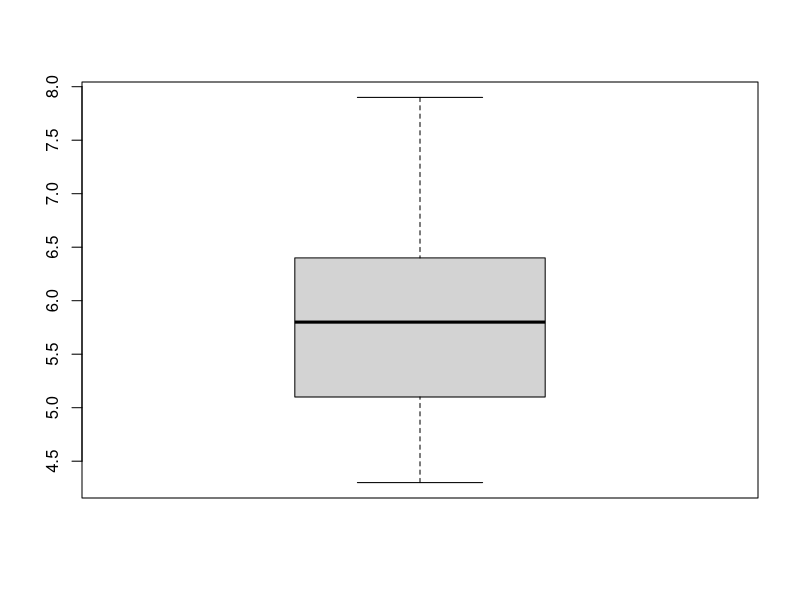
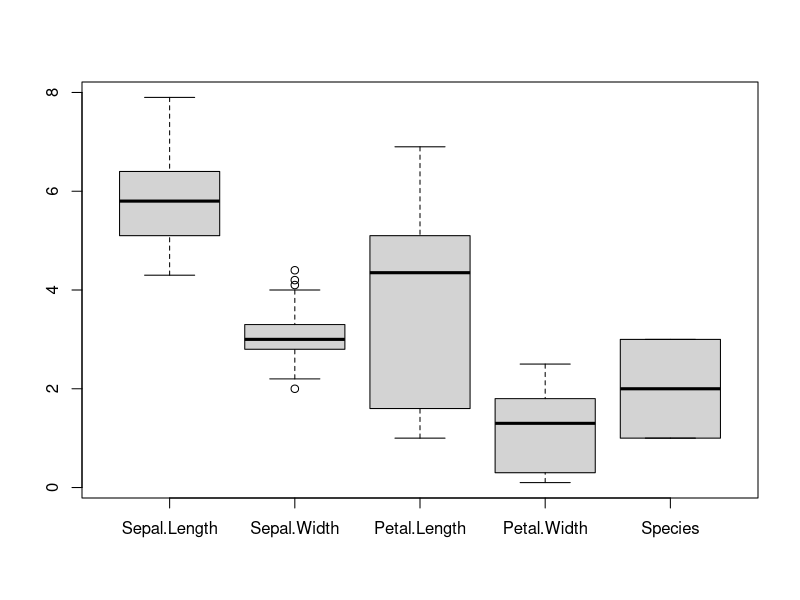
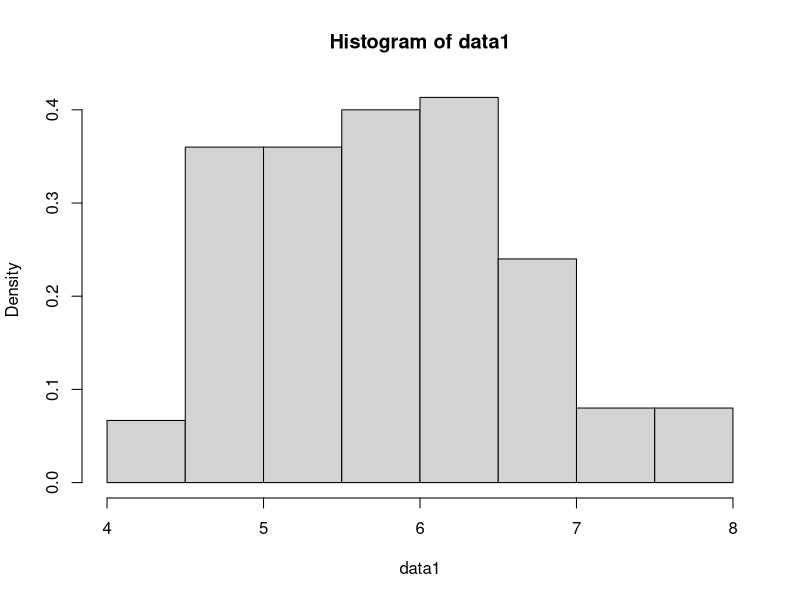
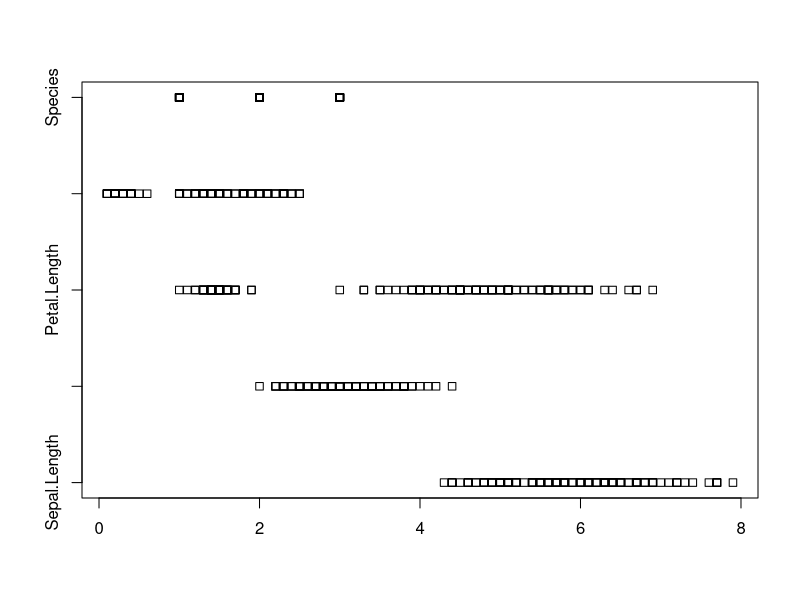

R code for these plots, in order:
#HW02
# Name：楊淯元
# ID：B05603043
# Subject：Compute and Plot data
# Date: 2/23, 2017

mydata<-iris
iris
iris[1,1]
iris[1, ]
iris[ ,1]
iris[1,2]
mydata
str(mydata)
summary(mydata)
head(mydata)
?str
mydata[mydata$Species=="setosa",1:3]
str(iris)
mydata[ ,5]=="setosa"
mydata[mydata[ ,5]=="virginica", ]
subset(mydata,Species=="setosa",select=Sepal.Length)
data1 <- mydata[ ,1]
boxplot(data1)
boxplot(mydata)
hist(data1, probability = T )
stem(data1)
stripchart(mydata)
